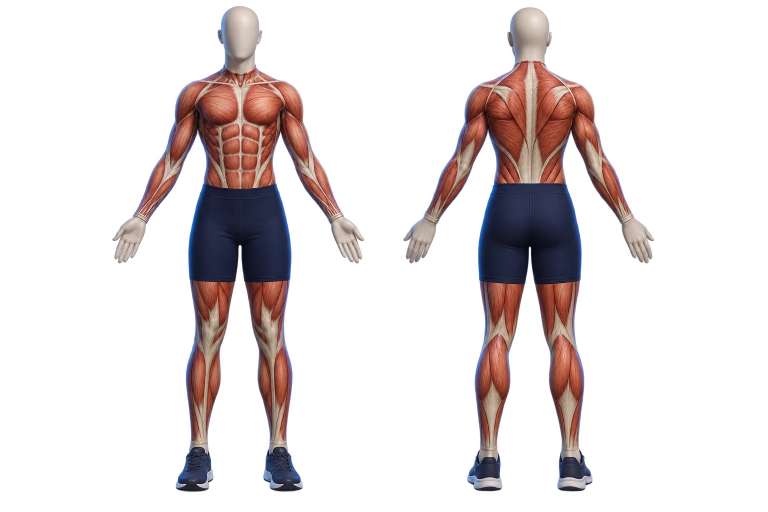
#> input picture dist/atlas-body-views.webp, 1536 x 1024 px, given in place of card-art-nutrition-v1.webp, which was not available (shown at 1/2 size)
$ python make-direction-thumbs.py
#> lines starting #> are read from the running program, lines starting #| are printed output that depends on the picture
#!/usr/bin/env python3
"""Мініатюри карток каталогу напрямів для «Харчування», «Добавок», «Руху й біомеханіки» та «Сну й відновлення».

Картка напряму в каталозі показує справжню картину замість тьмяної піктограми (рішення власника 2026-11-03, «26 так»). У цих чотирьох сторінок немає
однієї головної картини (у «Харчуванні» плитки дієт, у «Добавках» фото-плитки, у «Русі» схеми внизу, у «Сні» лише малий малюнок), тому береться картина
напряму з вікна «Куди рушимо далі?» (dist/card-art-*.webp, надіслана власником): з неї вирізається квадратний кадр навколо головного предмета
(тарілка, банка, коліно, мозок з місяцем), який стискається до 240 × 240 (80 CSS-пікселів × 3 для екранів телефона) і зберігається в WebP.

Малюнок не змінюється й не перефарбовується: лише обрізання й стиснення. Кадр робиться двічі: з оригіналу власника (темно-бірюзове тло) для «Зеленого»
і з космічної копії `-cosmic` (її робить scripts/recolor-card-art.py) для космосу, тож у каталозі, як і раніше, стоїть пара `<img data-art>`.
Картки «М'язи та тренування» (muscle-lab-art-v1.webp) і «Клітини та органели» (cell-atlas-card-v1.webp, scripts/make-cell-card-art.py) цей скрипт не чіпає.

Допоміжний інструмент автора: потрібен Pillow. Збірка сайту його не запускає, а результат (WebP) закомічено в dist.
Запуск з кореня репозиторію: python3 scripts/make-direction-thumbs.py
"""
from pathlib import Path

from PIL import Image

DIST = Path(__file__).resolve().parents[1] / 'dist'
SIZE = 240
QUALITY = 80  # кожен файл лишається легким (<40 КБ, перевіряє tests/catalog-card-pictures.test.mjs)

# (напрям, картина напряму без суфікса палітри, кадр (лівий, верхній, правий, нижній) у пікселях картини; кадр квадратний).
# Browser QA читає цей рядок і порівнює кадр у картці з вирізкою цієї самої картини, тож формат рядків не змінювати.
THUMBS = [
    ('nutrition', 'card-art-nutrition-v1', (290, 15, 930, 655)),
    ('supplements', 'card-art-supplements-v1', (318, 55, 898, 635)),
    ('movement', 'card-art-movement-v2', (290, 0, 960, 670)),
    ('sleep', 'card-art-sleep-v2', (320, 0, 980, 660)),
]
# Оригінал (для «Зеленого») і космічна копія (для космосу): суфікс імені файла.
PALETTES = ('', '-cosmic')


def main():
    for area, source, box in THUMBS:
        if box[2] - box[0] != box[3] - box[1]:
            raise SystemExit(f'{area}: кадр {box} не квадратний')
        for suffix in PALETTES:
            with Image.open(DIST / f'{source}{suffix}.webp') as picture:
#> picture is the input picture: PIL image 1536x1024 RGBA; mean R, G, B, A 83.1, 66.4, 69.5, 51.9
                frame = picture.convert('RGB').crop(box).resize((SIZE, SIZE), Image.LANCZOS)
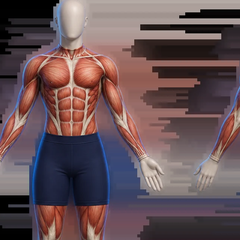
#> frame: PIL image 240x240 RGB; mean R, G, B 103.3, 82.6, 86.5
            target = DIST / f'card-thumb-{area}-v1{suffix}.webp'
            frame.save(target, 'WEBP', quality=QUALITY, method=6)
            print(f'{target.name}: {SIZE}x{SIZE}, {target.stat().st_size} байт (кадр {box} із {source}{suffix}.webp)')
#> pass 2 of the loop in main, `for area, source, box in THUMBS:`:
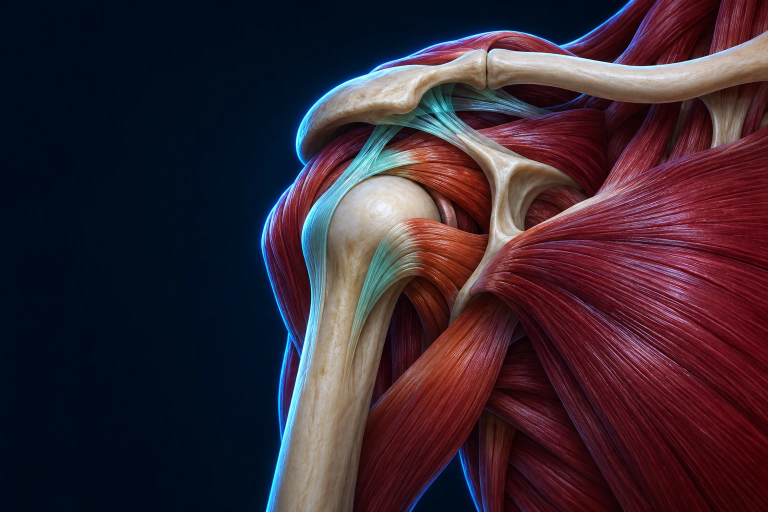
#> input picture dist/atlas-shoulder.webp, 1536 x 1024 px, given in place of card-art-supplements-v1.webp, which was not available (shown at 1/2 size)
#> in main, picture is the input picture: PIL image 1536x1024 RGB; mean R, G, B 57.6, 39.4, 50.1
#> in main, `frame = picture.convert('RGB').crop(box).resize((SIZE, SIZE), Image.LA..`:
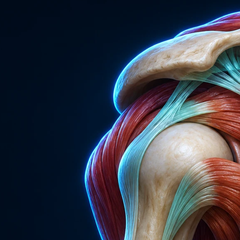
#> frame: PIL image 240x240 RGB; mean R, G, B 56.5, 60.3, 72


if __name__ == '__main__':
#> (the run stopped early here; a loop or call above may not have finished)
